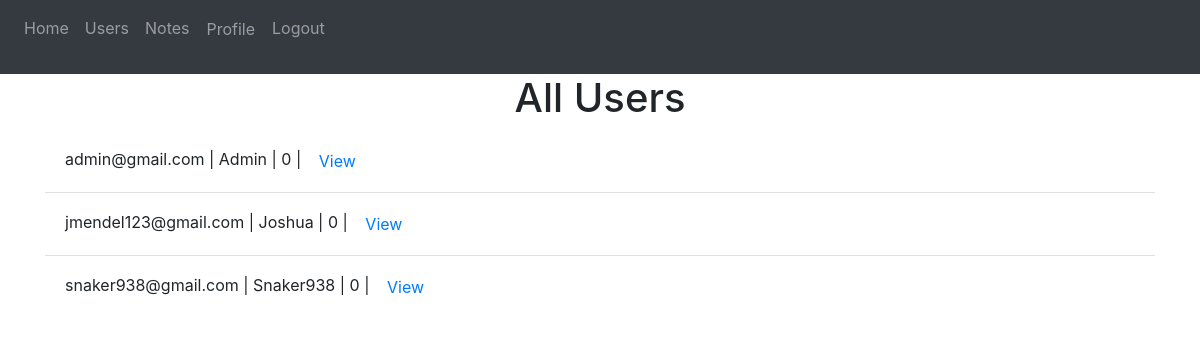
Screenshot of /admin/all-users (signed in) with the database file from the repository.
### website/models.py (models this page shows)
class User(db.Model, UserMixin):
    id = db.Column(db.Integer, primary_key=True)
    email = db.Column(db.String(150), unique=True)
    password = db.Column(db.String(150))
    first_name = db.Column(db.String(150))
    notes = db.relationship("Note")
    admin = db.Column(db.Boolean, default=False)

### website/views.py (the view)
@views.route('/admin/all-users', methods=['GET', 'POST'])
@login_required
def all_users():
    if current_user.admin:
        if request.method == 'POST':
            if list(request.form.keys())[0] == 'view':
                mock_user_id = request.form['view']
                mock_user = User.query.get(mock_user_id)
                return render_template("mock-user.html", user=current_user, mock_user=mock_user)
        users = find_data()
        return render_template("all-users.html", user=current_user, all_users=users)
    else:
        return render_template("notes.html", user=current_user)

### website/__init__.py (called while the page is built)
def create_app():
    app = Flask(__name__)
    app.config['SECRET_KEY'] = 'dufhdsuhf dsifuydsfsdn'
    app.config["SQLALCHEMY_DATABASE_URI"] = f"sqlite:///{DB_NAME}"
    db.init_app(app)
    from .views import views
    from .auth import auth
    app.register_blueprint(views, url_prefix="/")
    app.register_blueprint(auth, url_prefix="/")
    from .models import User, Note
    create_database(app)
    login_manager = LoginManager()
    login_manager.login_view = "auth.login"
    login_manager.init_app(app)
    @login_manager.user_loader
    def load_user(id):
        return User.query.get(int(id))
    return app

### website/views.py (called while the page is built)
def find_data():
    users = User.query.all()
    return users

### website/templates/all-users.html
{% extends "base.html" %} {% block title %}Admin Area{% endblock %}{% block
content %}
<h1 align="center">All Users</h1>
<ul class="list-group list-group-flush" id="all_users">
  {% for user in all_users %}
  <li class="list-group-item">
    <form action="" method="POST" id="view_form">
      {{ user.email }} | {{ user.first_name }} | {{user.notes | length}} |
      <button
        class="btn btn-link"
        id="view"
        name="view"
        value="{{ user.id }}"
        onclick=""
      >
        View
      </button>
    </form>
  </li>
  {% endfor %}
</ul>
{% endblock %}

### website/templates/base.html (shortened to what this page needs)
<!DOCTYPE html>
<html>
  <head>
    <link
      rel="stylesheet"
      href="https://stackpath.bootstrapcdn.com/bootstrap/4.4.1/css/bootstrap.min.css"
    />
    <link
      rel="stylesheet"
      href="https://stackpath.bootstrapcdn.com/font-awesome/4.7.0/css/font-awesome.min.css"
    />
  </head>
  <body>
    <nav class="navbar navbar-expand-lg navbar-dark bg-dark">
      <div class="collapse navbar-collapse" id="navbar">
        <div class="navbar-nav">
          {% if user.is_authenticated %}  {% if user.admin %}
          <a class="nav-item nav-link" id="admin_home" href="/admin">Home</a>
          <a class="nav-item nav-link" id="admin_home" href="/admin/all-users"
            >Users</a
          >
          <a class="nav-item nav-link" id="notes" href="/notes">Notes</a>
          {% endif %}
          <p>
            <button
              class="btn btn-link nav-item nav-link"
              data-target=".bd-example-modal-lg"
              data-toggle="modal"
              type="button"
            >
              Profile
            </button>
          </p>
          <a class="nav-item nav-link" id="logout" href="/logout">Logout</a>
          {% else %}
          <a class="nav-item nav-link" id="login" href="/login">Login</a>
          <a class="nav-item nav-link" id="signUp" href="/sign-up">Sign Up</a>
          <a class="nav item nav-link" id="home" href="/">Home</a>
          {% endif %}
        </div>
      </div>
    </nav>
    <div class="container">{% block content %} {% endblock %}</div>
  </body>
</html>

### rows the page displays
User: email "admin@gmail.com", first_name "Admin", notes|length "0", {{ user.id }} 1 (drawn)
User: email "jmendel123@gmail.com", first_name "Joshua", notes|length "0", {{ user.id }} 2 (drawn)
User: email "snaker938@gmail.com", first_name "Snaker938", notes|length "0", {{ user.id }} 3 (drawn)
